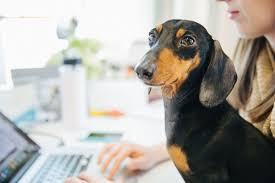
#> input picture sessions/session4/images.jpg, 275 x 183 px
$ jupyter execute session4_cod6.ipynb
#> lines starting #> are read from the running program, lines starting #| are printed output that depends on the picture; after the words box and inside, x2 and y2 are one past the last pixel; in counts of white or black regions, pixels touching at a corner belong together
using opencv to read images

[cell 1]
import cv2 as cv
img = cv.imread("images.jpg",cv.IMREAD_COLOR)
#> img is the input picture: shape (183, 275, 3); mean B, G, R 163.5, 169.5, 172.9

cv.imshow("images.jpg",img)
k = cv.waitKey() # Wait for a keystroke in the window
#> (key Esc is pressed here)
cv.destroyAllWindows()

change color mod to another

color to gray

[cell 2]
img=cv.imread("images.jpg")
cv.imshow("images.jpg",img)
gray_img=cv.cvtColor(img,cv.COLOR_BGR2GRAY)
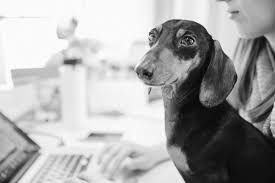
#> gray_img: shape (183, 275); min 1, max 255, mean 169.9
cv.imshow("gray_img",gray_img)
cv.waitKey(0)
cv.destroyAllWindows()

color to black and white wwith diffrent threshs

[cell 3]
img=cv.imread("images.jpg")
# cv.imshow("images.jpg",img)
gray_img=cv.cvtColor(img,cv.COLOR_BGR2GRAY)
# cv.imshow("gray_img",gray_img)
list=[cv.THRESH_BINARY,cv.THRESH_BINARY_INV,cv.THRESH_TRUNC,cv.THRESH_TOZERO,cv.THRESH_TOZERO_INV]
for i in list:
        (thersh,threshold_img)=cv.threshold(gray_img,127,255,i)
        cv.imshow(f"{i}",threshold_img)
        cv.waitKey(0)
        cv.destroyAllWindows()
#> this loop made 5 passes
#> pass 1, `(thersh,threshold_img)=cv.threshold(gray_img,127,255,i)`:
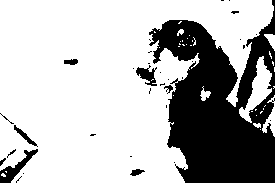
#> threshold_img: shape (183, 275); 71.6% white; 33 black regions (24 under 20 px), largest, box (x1, y1, x2, y2) and area: (149, 0, 275, 183) 13246, (0, 149, 38, 183) 381, (136, 65, 157, 86) 220
    # (thersh,threshold_img)=cv.threshold(gray_img,127,255,cv.THRESH_BINARY_INV)
# cv.imshow("threshold_img",threshold_img)
# cv.waitKey(0)
# cv.destroyAllWindows()

slplit imge into 3 chanels and re mearg them

[cell 4]
img=cv.imread("images.jpg")
cv.imshow("images.jpg",img)
R,G,B=cv.split(img)
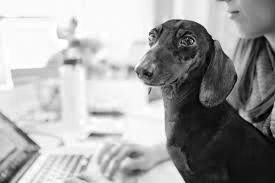
#> R: shape (183, 275); min 0, max 255, mean 163.5
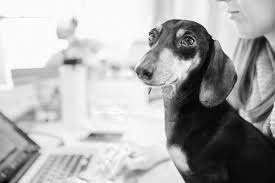
#> B: shape (183, 275); min 0, max 255, mean 172.9
cv.imshow("R",R)
cv.imshow("G",G)
cv.imshow("B",B)
cv.waitKey(0)
cv.destroyAllWindows()

turn image iton hsv

[cell 5]
img=cv.imread("a2.jpg")
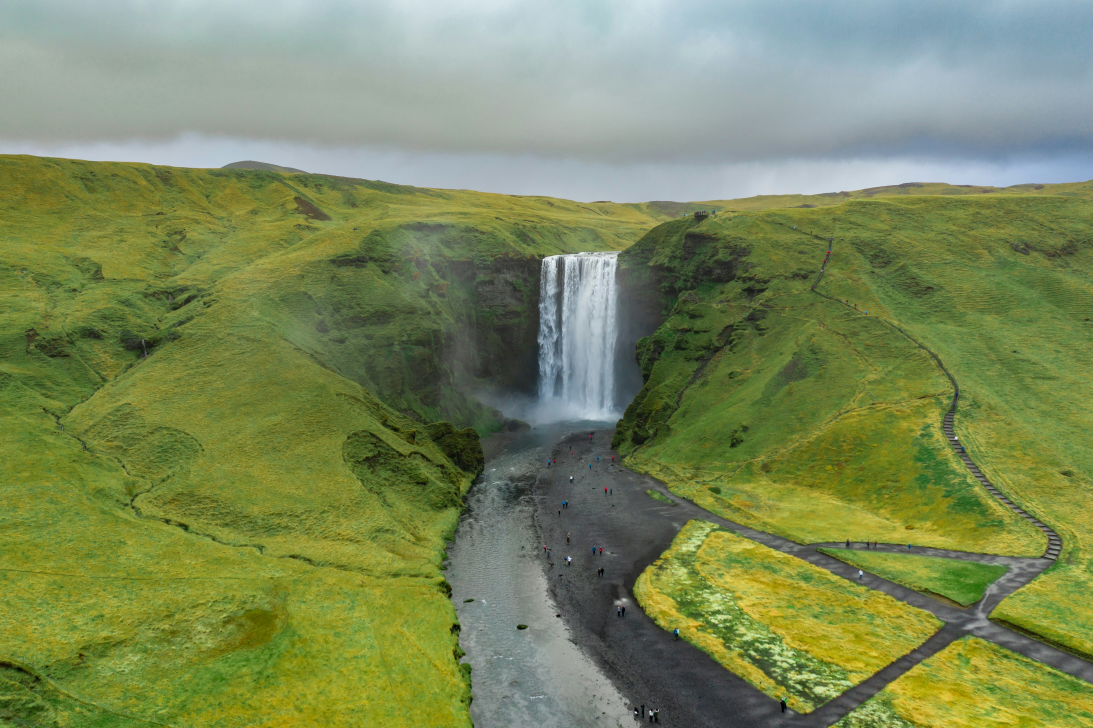
#> input picture sessions/session4/a2.jpg, 5464 x 3640 px (shown at 1/5 size)
#> img is the input picture: shape (3640, 5464, 3); mean B, G, R 91, 136.5, 123
cv.imshow("a2.jpg",img)
hsv_img=cv.cvtColor(img,cv.COLOR_BGR2HSV)
#> hsv_img: shape (3640, 5464, 3); mean H, S, V 55.2, 103.4, 138.9
cv.imshow("hsv_img",hsv_img)
H,S,V=cv.split(hsv_img)
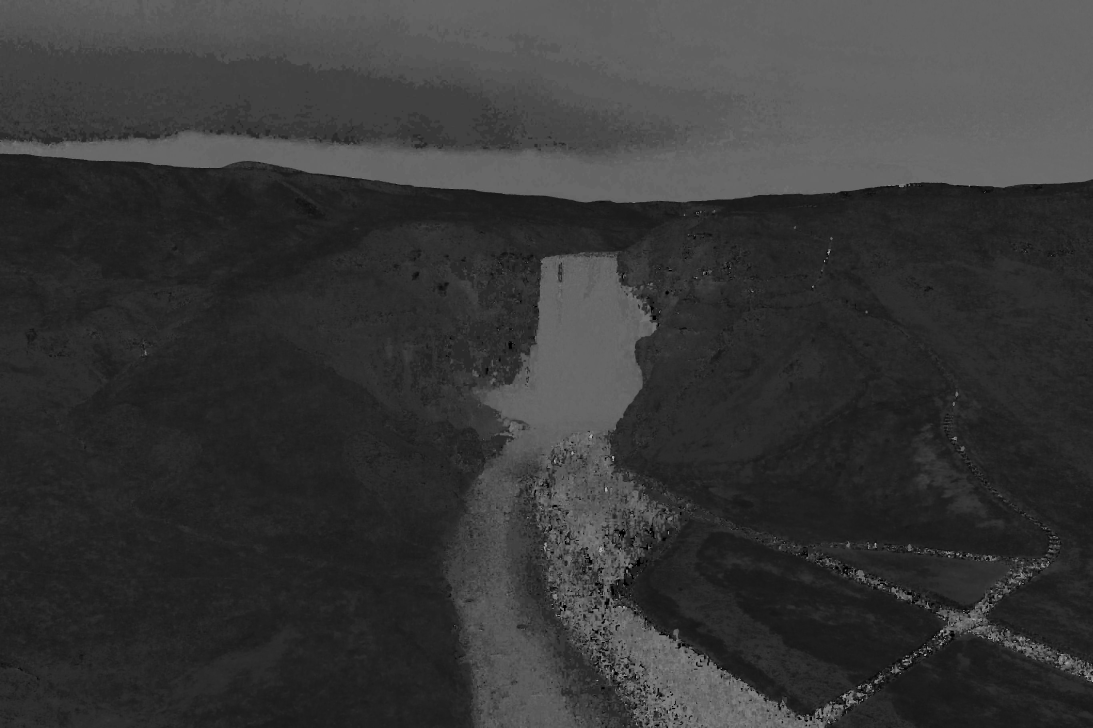
#> H: shape (3640, 5464) (shown at 1/5 size); min 0, max 179, mean 55.2
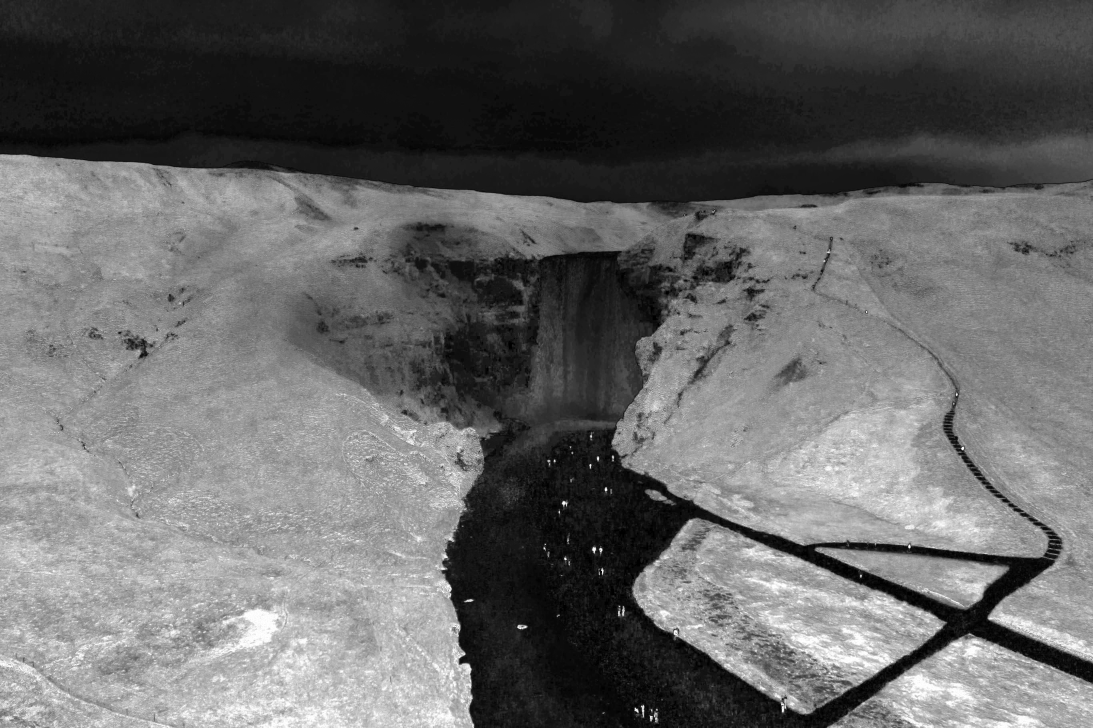
#> S: shape (3640, 5464) (shown at 1/5 size); min 0, max 255, mean 103.4
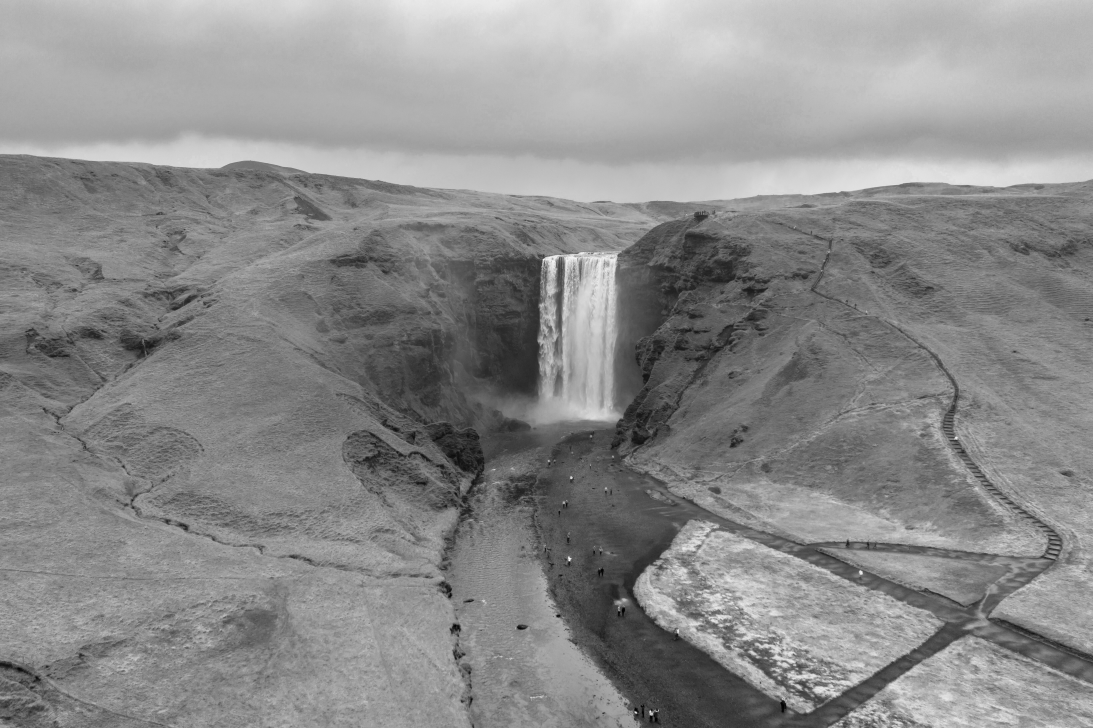
#> V: shape (3640, 5464) (shown at 1/5 size); min 0, max 255, mean 138.9
cv.imshow("H",H)
cv.imshow("S",S)
cv.imshow("V",V)
h=hsv_img[:,:,0]
s=hsv_img[:,:,1]
v=hsv_img[:,:,2]
cv.imshow("h",h)
cv.imshow("s",s)
cv.imshow("v",v)

cv.waitKey(0)
cv.destroyAllWindows()

resize the images

[cell 6]
img=cv.imread("a2.jpg")
half=cv.resize(img,(0,0),fx=0.5,fy=0.5)
bigger=cv.resize(img,(1050,1610))
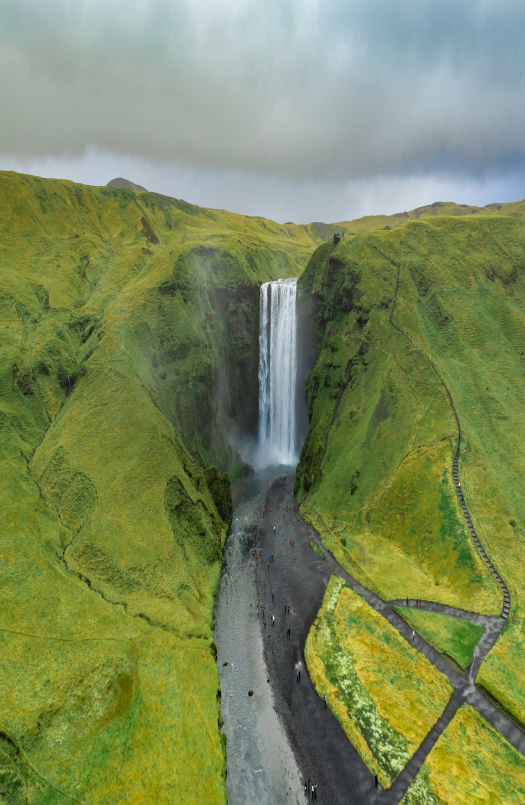
#> bigger: shape (1610, 1050, 3) (shown at 1/2 size); mean B, G, R 90.9, 136.4, 122.9
stretch_near=cv.resize(img,(1366,768),interpolation=cv.INTER_NEAREST)
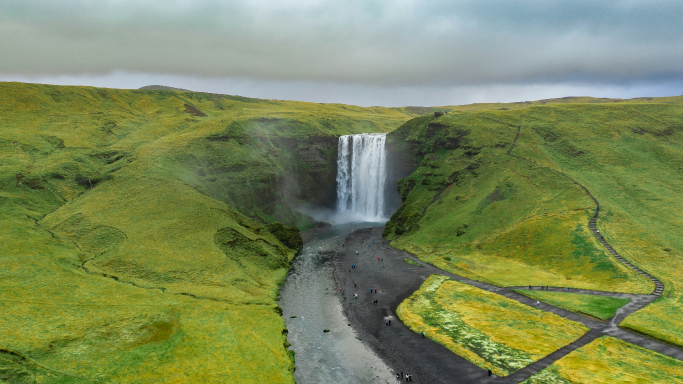
#> stretch_near: shape (768, 1366, 3) (shown at 1/2 size); mean B, G, R 91.1, 136.5, 123
cv.imshow("half",half)
cv.imshow("bigger",bigger)
cv.imshow("stretch_near",stretch_near)

cv.waitKey(0)
cv.destroyAllWindows()
